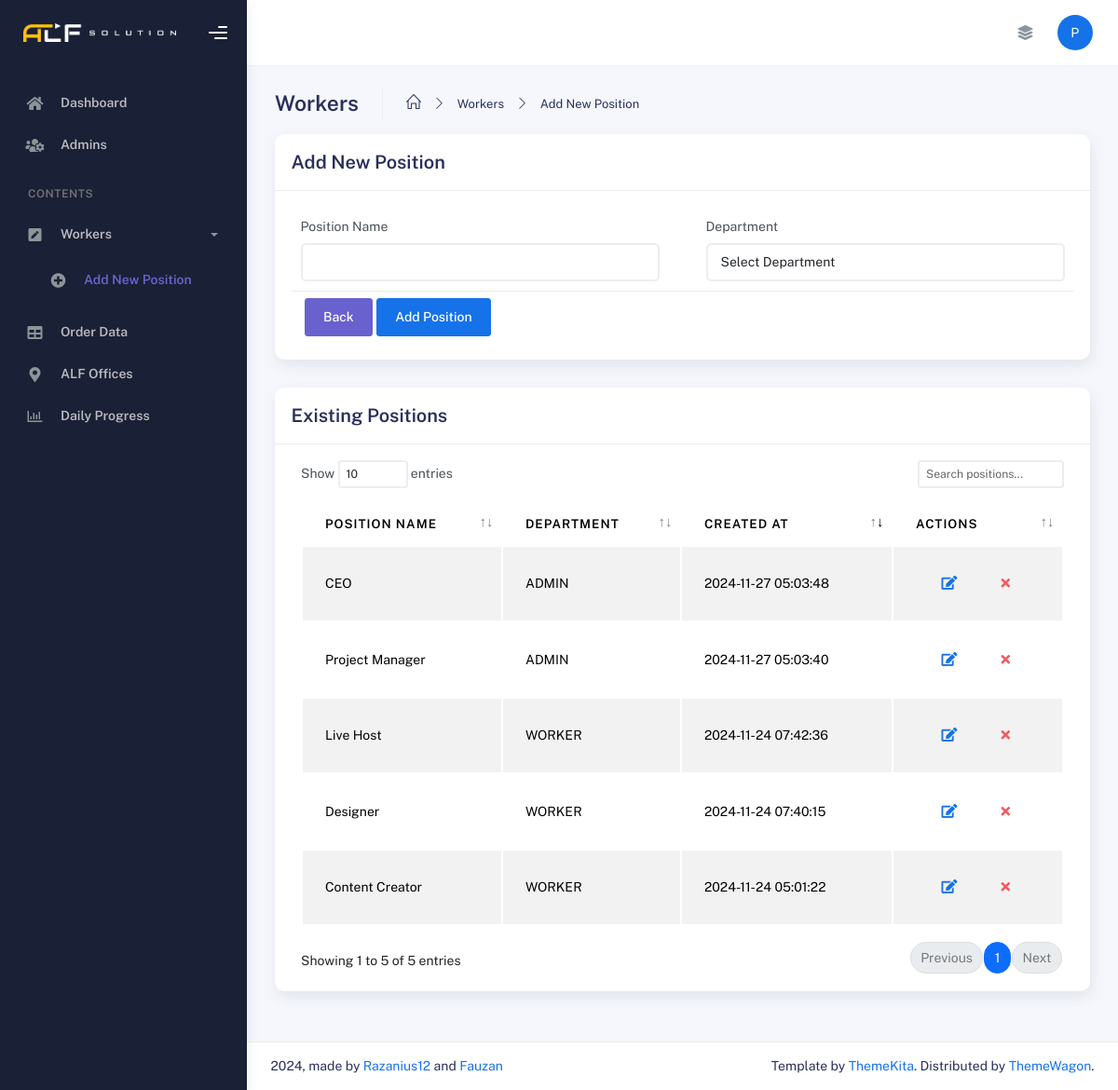
The app's page /index.php?page=addNewPosition (signed in), older data.
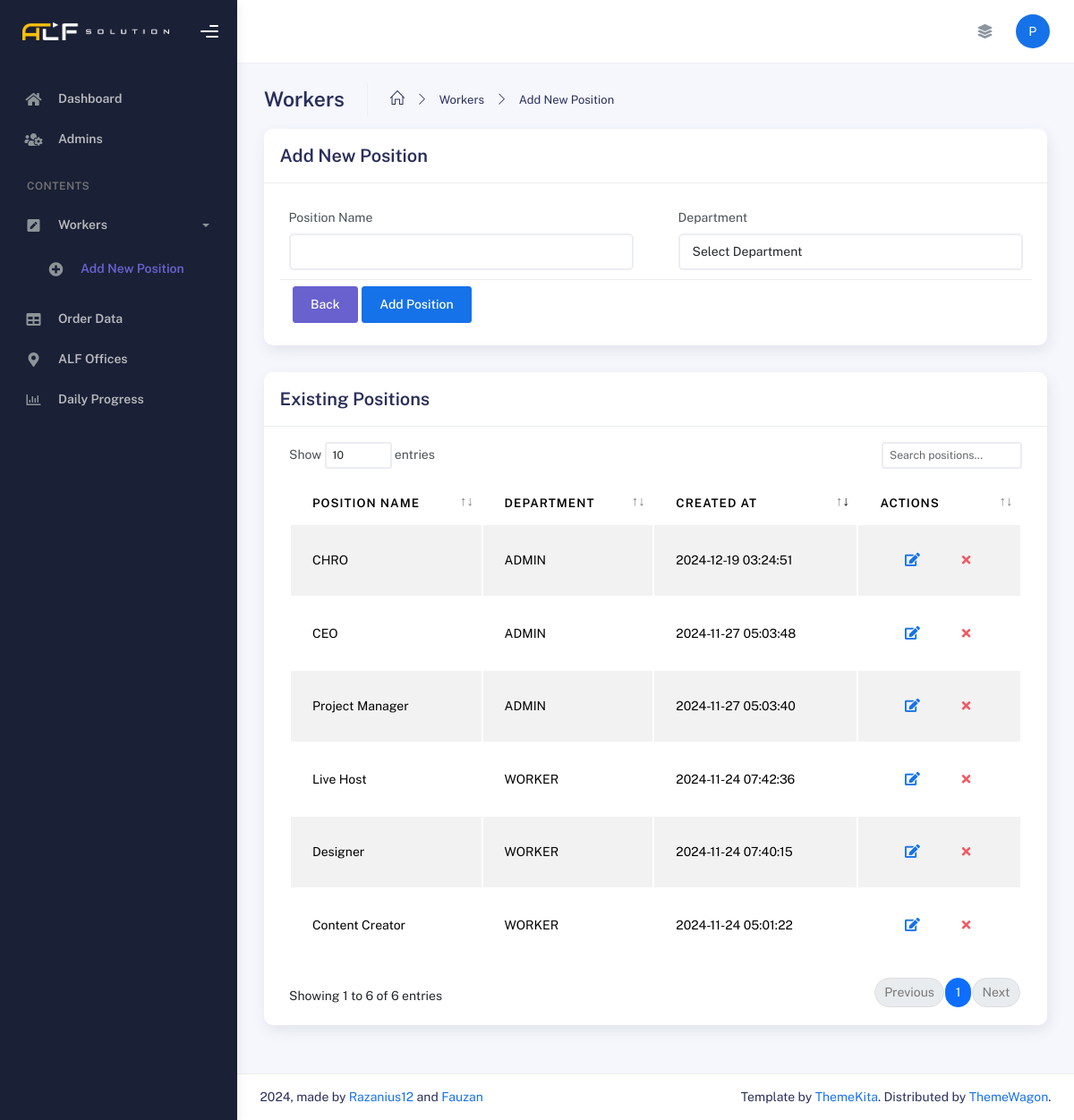
The same page, newer data.
### tables this page shows
CREATE TABLE `positions` (
  `id_position` int(11) NOT NULL,
  `position_name` varchar(32) NOT NULL,
  `department` enum('ADMIN','WORKER') NOT NULL,
  `created_at` timestamp NOT NULL DEFAULT current_timestamp()
);

### main/pages/addNewPosition.php (the view, shortened to what the changed rows need)
<?php
require 'config/database.php';
try {
 $positions_query = "SELECT id_position, position_name, department, created_at FROM positions ORDER BY created_at DESC";
 $result = $conn->query($positions_query);
} catch (Exception $e) {
 $fetch_error = "Error fetching positions: " . $e->getMessage();
}
?>
<div class="container">
 <div class="page-inner">
  <div class="row">
   <div class="col-md-12">
    <div class="card mt-4">
     <div class="card-body">
      <?php if (isset($fetch_error)): ?>
       <div class="alert alert-danger">
        <?= htmlspecialchars($fetch_error) ?>
       </div>
      <?php else: ?>
       <div class="table-responsive">
        <table id="table-positions" class="display table table-striped table-hover">
         <thead>
          <tr>
           <th>Position Name</th>
           <th>Department</th>
           <th>Created At</th>
           <th>Actions</th>
          </tr>
         </thead>
         <tbody>
          <?php while ($position = $result->fetch_assoc()): ?>
           <tr>
            <td><?= htmlspecialchars($position['position_name']) ?></td>
            <td><?= htmlspecialchars($position['department']) ?></td>
            <td><?= htmlspecialchars($position['created_at']) ?></td>
            <td>
             <div class="form-button-action">
              <button type="button" class="btn btn-link btn-primary btn-lg" data-toggle="modal"
               data-target="#editPositionModal" data-position-id="<?php echo $position['id_position']; ?>"
               data-position-name="<?php echo htmlspecialchars($position['position_name']); ?>"
               data-department="<?php echo htmlspecialchars($position['department']); ?>">
               <i class="fa fa-edit"></i>
              </button>
              <button type="button" class="btn btn-link btn-danger"
               onclick="deletePosition(<?= $position['id_position'] ?>)">
               <i class="fa fa-times"></i>
              </button>
             </div>
            </td>
           </tr>
          <?php endwhile; ?>
         </tbody>
        </table>
       </div>
      <?php endif; ?>
     </div>
    </div>
   </div>
  </div>
 </div>
</div>

### main/bars/sidebar.php (shortened to what the changed rows need)
<?php
$currentPage = $_GET['page'] ?? 'dashboard';
$mainSidebarItems = [
 'dashboard' => [
  'icon' => 'fas fa-home',
  'label' => 'Dashboard',
  'url' => './index.php?page=dashboard',
  'roles' => ['admin', 'worker']
 ],
 'admins' => [
  'icon' => 'fas fa-users-cog',
  'label' => 'Admins',
  'url' => 'index.php?page=admins',
  'roles' => ['admin']
 ]
];
$contentSidebarItems = [
 'workers' => [
  'icon' => 'fas fa-pen-square',
  'label' => 'Workers',
  'url' => 'index.php?page=workers',
  'roles' => ['admin'],
  'submenu' => ($currentPage === 'addNewPosition') ? [
   'addNewPosition' => [
    'icon' => 'fas fa-plus-circle',
    'label' => 'Add New Position',
    'url' => 'index.php?page=addNewPosition',
    'roles' => ['admin']
   ]
  ] : []
 ],
 'task' => [
  'icon' => 'fas fa-tasks',
  'label' => 'My Tasks',
  'url' => 'index.php?page=task',
  'roles' => ['worker']
 ],
 'orderData' => [
  'icon' => 'fas fa-table',
  'label' => 'Order Data',
  'url' => 'index.php?page=orderData',
  'roles' => ['admin']
 ],
 'alfOffices' => [
  'icon' => 'fas fa-map-marker-alt',
  'label' => 'ALF Offices',
  'url' => 'index.php?page=alfOffices',
  'roles' => ['admin', 'worker']
 ],
 'dailyProgress' => [
  'icon' => 'far fa-chart-bar',
  'label' => 'Daily Progress',
  'url' => 'index.php?page=dailyProgress',
  'roles' => ['admin']
 ]
];
function renderSidebarItems($items, $currentPage, $currentUser)
{
 foreach ($items as $page => $item) {
  $hasAccess = isset($item['roles']) &&
   in_array($currentUser['role'], $item['roles']);
  if (!$hasAccess)
   continue;
  $isActive = ($currentPage === $page);
  $hasSubmenu = isset($item['submenu']) && !empty($item['submenu']);
  ?>
  <li class="nav-item <?= $isActive ? 'active' : '' ?>">
   <?php if ($hasSubmenu): ?>
    <div class="nav-link-wrapper">
     <a href="<?= $item['url'] ?>" class="nav-link">
      <i class="<?= $item['icon'] ?>"></i>
      <p><?= $item['label'] ?></p>
     </a>
     <a href="#<?= $page ?>Submenu" class="submenu-toggle" data-bs-toggle="collapse">
      <span class="caret"></span>
     </a>
    </div>
    <div class="collapse <?= ($currentPage === $page ||
     array_key_exists($currentPage, $item['submenu'])) ? 'show' : '' ?>" id="<?= $page ?>Submenu">
     <ul class="nav nav-collapse">
      <?php
      if (isset($item['submenu'])) {
       foreach ($item['submenu'] as $subPage => $subItem):
        ?>
        <li class="<?= ($currentPage === $subPage) ? 'active' : '' ?>">
         <a href="<?= $subItem['url'] ?>" style="
         padding-top: 0px !important;
         padding-right: 0px !important;
         padding-bottom: 0px !important;
         padding-left: 25px !important;
         margin-bottom: -10px !important;">
          <i class="<?= $subItem['icon'] ?>" style="margin-left: 25px;"></i>
          <p><?= $subItem['label'] ?></p>
         </a>
        </li>
        <?php
       endforeach;
      }
      ?>
     </ul>
    </div>
   <?php else: ?>
    <a href="<?= $item['url'] ?>" class="nav-link">
     <i class="<?= $item['icon'] ?>"></i>
     <p><?= $item['label'] ?></p>
    </a>
   <?php endif; ?>
  </li>
  <?php
 }
}
?>
<div class="sidebar" data-background-color="dark">
 <div class="sidebar-wrapper scrollbar scrollbar-inner">
  <div class="sidebar-content">
   <ul class="nav nav-secondary">
    <?php renderSidebarItems($mainSidebarItems, $currentPage, $currentUser); ?>
    <?php renderSidebarItems($contentSidebarItems, $currentPage, $currentUser); ?>
   </ul>
  </div>
 </div>
</div>

Row changes from the older to the newer data that the page shows:
added positions: position_name "CHRO", department "ADMIN", created_at "2024-12-19 03:24:51"
Text that changed along with them:
text written by a page script: "Show entries Showing 1 to 5 of 5 entries Previous 1 Next" → "Show entries Showing 1 to 6 of 6 entries Previous 1 Next"
